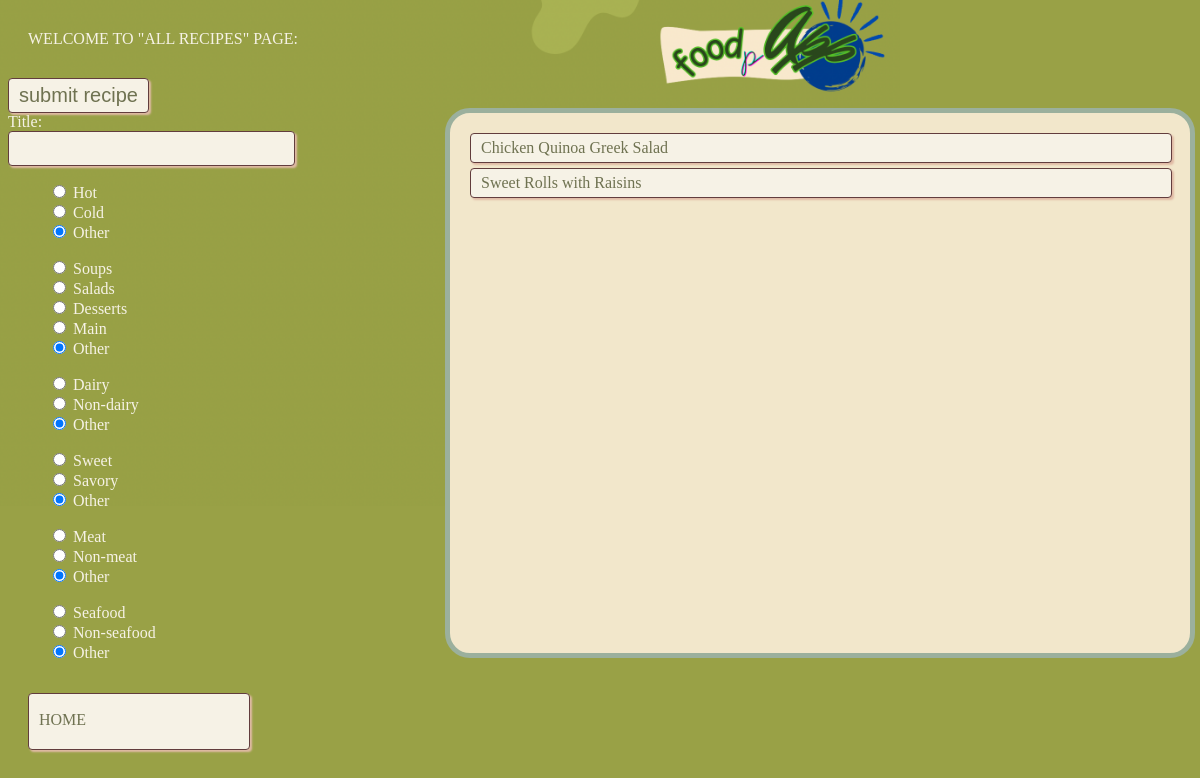
Screenshot of /home/allrecipestagspage (signed in) with the database file from the repository.
### app/models.py (models this page shows, shortened)
class Recipe(db.Model):
    id = db.Column(db.Integer, primary_key=True)  # Primary key for recipe ID
    title = db.Column(db.String(80))  # Column for recipe title with a max length of 80 characters
    description = db.Column(db.Text, nullable=False)  # Column for recipe description (non-nullable)
    ingredients = db.Column(db.Text, nullable=False)
    instructions = db.Column(db.Text, nullable=False)
    comment_ids = db.Column(db.String, default="")
    created = db.Column(db.DateTime, default=datetime.now())  # Timestamp for when the recipe is created
    user_id = db.Column(db.Integer, db.ForeignKey('user.id'))  # Foreign key to associate with a User
    created = db.Column(db.DateTime, default=datetime.now())
    ratings = db.Column(db.String, default="")                 # String formatted as "UserID Rating UserID Rating ..."
    num_of_rating = db.Column(db.Integer, default=0)
    total_rating = db.Column(db.Integer, default=0)
    tags = db.Column(db.JSON, default={})

### app/routes.py (the view, shortened to what this page needs)
@myapp_obj.route("/home/allrecipestagspage", methods=['GET', 'POST'])
@login_required  # Ensure the user is logged in before accessing this route
def allrecipestags():
    form = RecipeForm()
    query = Recipe.query
    if ("title" in request.args):
        arg = request.args.get("title")
        form.title_for_search.data = arg
        query = query.filter(or_(Recipe.ingredients.icontains(arg), Recipe.title.icontains(arg)))
    if ("temperature" in request.args):
        arg = request.args.get("temperature")
        form.temperature.data = arg
        query = query.filter(func.json_extract(Recipe.tags, "$.temperature") == arg)
    if ("dish_type" in request.args):
        arg = request.args.get("dish_type")
        form.dish_type.data = arg
        query = query.filter(func.json_extract(Recipe.tags, "$.dish_type") == arg)
    if ("dairy" in request.args):
        arg = request.args.get("dairy")
        form.dairy.data = arg
        query = query.filter(func.json_extract(Recipe.tags, "$.dairy") == arg)
    if ("sweetness" in request.args):
        arg = request.args.get("sweetness")
        form.sweetness.data = arg
        query = query.filter(func.json_extract(Recipe.tags, "$.sweetness") == arg)
    if ("meat" in request.args):
        arg = request.args.get("meat")
        form.meat.data = arg
        query = query.filter(func.json_extract(Recipe.tags, "$.meat") == arg)
    if ("seafood" in request.args):
        arg = request.args.get("seafood")
        form.seafood.data = arg
        query = query.filter(func.json_extract(Recipe.tags, "$.seafood") == arg)
    recipes = query.all()
    return render_template("allrecipestagspage.html", title = "All Recipes Tags", form = form, pageClass = "allrecipestagspage", recipes=recipes)  # Render home.html

### app/__init__.py (called while the page is built)
@login.user_loader
def load_user(id):
    return User.query.get(int(id))  # Fetch the user by ID from the database

### app/templates/allrecipestagspage.html (shortened to what this page needs)
{% extends "base.html" %}
{% block content %}
	<div class = "welcome-text"> WELCOME TO "ALL RECIPES" PAGE: </div>
	<div class = "container">
		<div class = "left">
			<form action="" method="POST">
				{{ form.submit_recipe() }}
				<div class="form-field">
		            <div class="input-text">{{form.title.label}}:</div>
		            {{ form.title_for_search(class="form-control", id="title") }}
		        </div>
				<div class = "tags">
					{{form.temperature}}
					{{form.dish_type}}
					{{form.dairy}}
					{{form.sweetness}}
					{{form.meat}}
					{{form.seafood}}
				</div>
			</form>
		</div>
		<div class = "right">
			<div class = "links">
				<div class = "recipes">
					{% for r in recipes %}
					 <a href = "{{url_for('mysinglerecipeview', num = r.id)}}">
					 	<div class = "button"> {{r.title}} </div>
					 </a>
					 {% endfor %}
				 </div>
			 </div>
		 </div>
	</div>
	<a href = "{{url_for('home')}}" id = "home">
		<div class = "button home-button"> HOME </div>
	</a>
{% endblock %}

### app/static/styles.css (style rules this page uses)
a { text-decoration: none; }
.welcome-text { color: #f6f2e6; margin: 30px 20px; }
div.button.home-button { position: absolute; left: 28px; bottom: 30px; width: 200px; height: 33px; margin-bottom: 20px; padding-top: 17px; }

### rows the page displays
Recipe: title "Chicken Quinoa Greek Salad"
Recipe: title "Sweet Rolls with Raisins"
